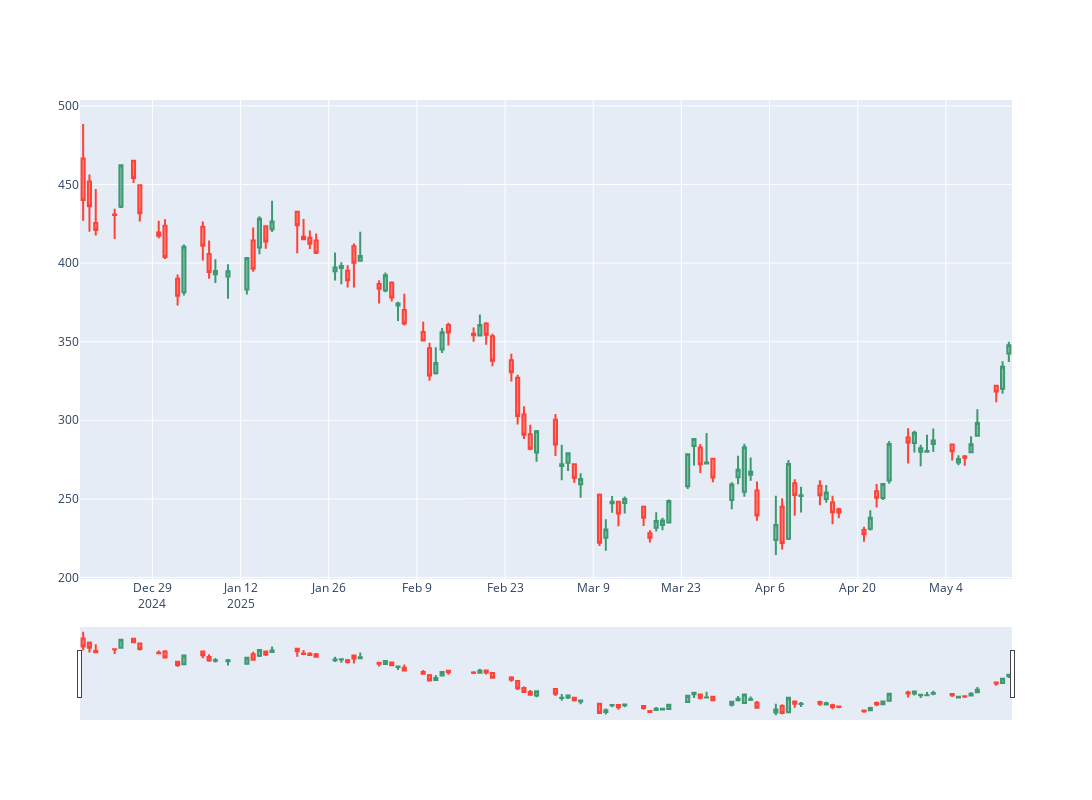

The notebook cell this image was saved under:
### Code cell
client.plot_candlestick(df4)
